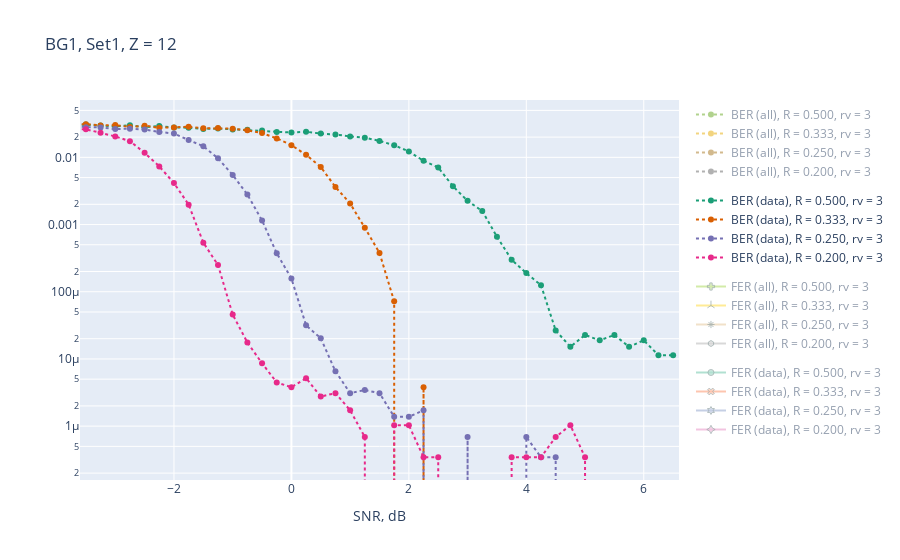

Source (notebook cell):
### Code cell
rv = 0

fig = go.Figure()
for rv in [3]:
    for j, R in enumerate([1/2, 1/3, 1/4, 1/5]):
        data = pd.read_table('data/results_MSA_{:.3f}_{}.txt'.format(R, rv), names = ['SNR', 'rv', 'R', 'BER', 'BERinf', 'FSR', 'FSRinf'])
        data = data.query('SNR <= 6.5')
        data = data.groupby(['SNR']).agg([np.mean]).reset_index()


        fig.add_trace(go.Scatter(x = np.array(data.SNR), y = np.array(data.BER['mean']),
                                mode = 'lines+markers',
                                visible = 'legendonly',
                                legendgroup='BER',
                                line = dict(dash = 'dot', color = colors2[4 + j]),
                                name = 'BER (all), R = {:.3f}, rv = {}'.format(R, rv)))

        fig.add_trace(go.Scatter(x = np.array(data.SNR), y = np.array(data.BERinf['mean']),
                                mode = 'lines+markers',
                                #visible = 'legendonly',
                                #marker = marker_styles[j],
                                legendgroup='BER inf',
                                line = dict(dash = 'dot', color = colors2[j]),
                                name = 'BER (data), R = {:.3f}, rv = {}'.format(R, rv)))

        fig.add_trace(go.Scatter(x = np.array(data.SNR), y = 1 - np.array(data.FSR['mean']),
                                mode = 'lines+markers',
                                visible = 'legendonly',
                                marker = marker_styles[j + 4],
                                legendgroup='FER',
                                name = 'FER (all), R = {:.3f}, rv = {}'.format(R, rv)))

        fig.add_trace(go.Scatter(x = np.array(data.SNR), y = 1 - np.array(data.FSRinf['mean']),
                                mode = 'lines+markers',
                                marker = marker_styles[j],
                                #line = dict(dash = 'dot'),
                                visible = 'legendonly',
                                legendgroup='FER inf',
                                name = 'FER (data), R = {:.3f}, rv = {}'.format(R, rv)))


fig.update_layout(title='BG1, Set1, Z = 12',
                   xaxis_title='SNR, dB')
fig.update_yaxes(type="log")
fig.update_xaxes(range=[-3.6, 6.6])

fig.show()
fig.write_html("MSA_rates.html")
